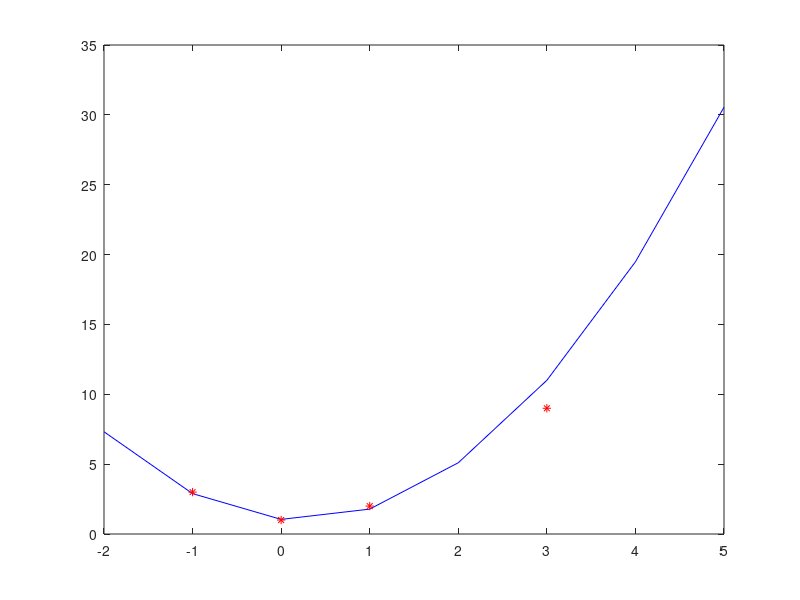

Here is the MATLAB script that generated this plot:
% Given the points: (-1, 3); (0, 1); (1, 2); (3, 9)
% a) Find the least squares parabola f(x) = ax^2 + bx + c for the points
% b) Plot f(x) along with the points
% c) Use f(x) to estimate all x so that f(x) = 10

x = [-1 0 1 3];
y = [3 1 2 9];
s0 = length(x); 
s1 = sum(x); 
s2 = sum(x.^2);
s3 = sum(x.^3); 
s4 = sum(x.^4);

A = [s4 s3 s2; s3 s2 s1; s2 s1 s0];
b = [sum(x.^2.*y); sum(x.*y);sum(y)];
c0 = A\b;
c = polyfit(x,y,2); % Find a regression polynomial that matches the data

fprintf("c0 = %f; c = %f \n",c0, c); % Returns the calculated coefficient + the coefficient found by polyfit
xx = 1:0.1:8;
yy = polyval(c0,xx);
plot(x,y,'o',xx,yy);

% Find the x values corresponding to f(x) = 10
p = [c0(1) c0(2) c0(3)-10]; % Define a new polynomial p(x) = ax^2 + bx + c - 10
x_estimated = roots(p); % Compute the roots of p(x) to find the x values where f(x) = 10

fprintf("Estimated values of x corresponding to f(x) = 10: %s\n", mat2str(x_estimated));

xx = -10:0.1:10;
yy = polyval(c0,xx);

plot(x,y,'o',xx,yy);
title('Quadratic Regression');
xlabel('x');
ylabel('y');

% -------

x = [-1 0 1 3];
f = [ 3 1 2 9];
N = length(x);
SumX1 = sum(x);
SumX2 = sum(x.*x);
SumX3 = sum(x.*x.*x);
SumX4 = sum(x.*x.*x.*x);

A = [N, SumX1, SumX2; SumX1, SumX2, SumX3; SumX2, SumX3, SumX4];
SumF = sum(f);
SumFX1 = sum(f.*x);
SumFX2 = sum(f.*x.*x);

b = [SumF; SumFX1; SumFX2];
solution = inv(A) * b;

XX = -2:5; YY = polyval(solution, XX);
plot(XX, YY, 'b-'); hold on;
plot(x, f, 'r*');